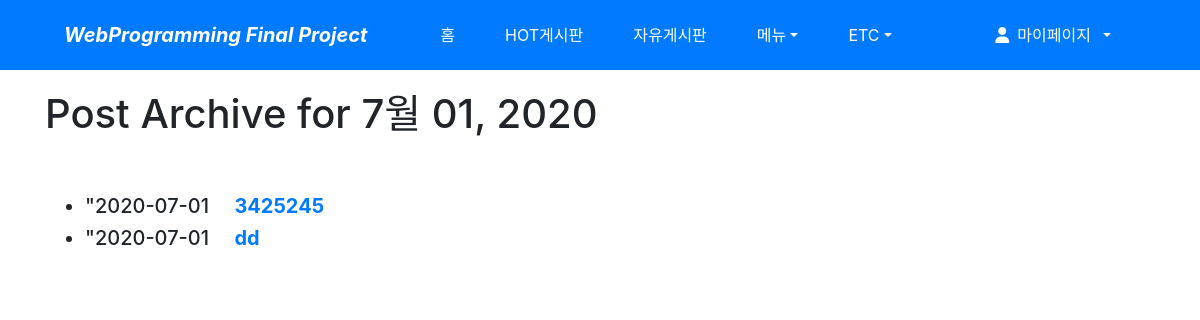
The app's page /blog/archive/today/ with its own data.
### blog/models.py (models this page shows, shortened)
class Post(models.Model):
    title = models.CharField(verbose_name='TITLE', max_length=50)
    slug = models.SlugField('SLUG', unique=True, allow_unicode=True, help_text='one word for title alias.')
    description = models.CharField('DESCRIPTION', max_length=100, blank=True, help_text='simple description text.')
    content = models.TextField('CONTENT')
    create_dt = models.DateTimeField('CREATE DATE', auto_now_add=True)
    modify_dt = models.DateTimeField('MODIFY DATE', auto_now=True)
    tags = TaggableManager(blank=True)
    owner = models.ForeignKey(User, on_delete=models.CASCADE, verbose_name='OWNER', blank=True, null=True)
    class Meta:
        verbose_name = 'post'
        verbose_name_plural = 'posts'
        db_table = 'blog_posts'
        ordering = ('-modify_dt',)
    def get_absolute_url(self):
        return reverse('blog:post_detail', args=(self.slug,))

### blog/views.py (the view)
# urls.py: path('archive/today/', views.PostTAV.as_view(), name='post_today_archive'),
class PostTAV(TodayArchiveView):
    model = Post
    date_field = 'modify_dt'

### blog/templates/blog/post_archive_day.html (shortened to what this page needs)
<!DOCTYPE html>
<html lang="en">
<head>
</head>
<body>
{% extends "base.html" %}
{% block content %}
    <h1>Post Archive for {{ day|date:"N d, Y" }}</h1>
    <br><br>
    <div>
        <ul>
            {% for post in object_list %}
            <li class="h5">"{{ post.modify_dt|date:"Y-m-d" }}&emsp;
            <a href="{{ post.get_absolute_url }}"><strong>{{ post.title }}</strong></a> </li>
            {% endfor %}
        </ul>
    </div>
{% endblock %}

### records on screen
Post: modify_dt "2020-07-01", title "3425245"
Post: modify_dt "2020-07-01", title "dd"

### other values on screen
{{ day|date:"N d, Y" }} "7월 01, 2020"
